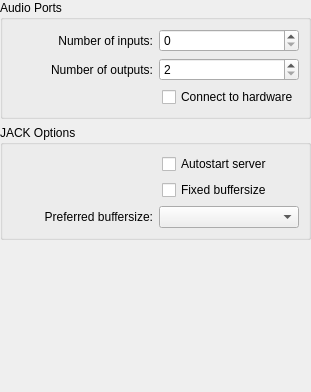
           <widget class="QWidget" name="page_wineasio">
            <layout class="QVBoxLayout" name="verticalLayout_17">
             <property name="leftMargin">
              <number>0</number>
             </property>
             <property name="topMargin">
              <number>0</number>
             </property>
             <property name="rightMargin">
              <number>0</number>
             </property>
             <property name="bottomMargin">
              <number>0</number>
             </property>
             <item>
              <widget class="QGroupBox" name="groupBox_7">
               <property name="title">
                <string>Audio Ports</string>
               </property>
               <layout class="QVBoxLayout" name="verticalLayout_22">
                <item>
                 <layout class="QHBoxLayout" name="horizontalLayout_20">
                  <item>
                   <widget class="QLabel" name="label_7">
                    <property name="toolTip">
                     <string>Number of jack ports that wineasio will try to open.
Default is 16</string>
                    </property>
                    <property name="text">
                     <string>Number of inputs:</string>
                    </property>
                    <property name="alignment">
                     <set>Qt::AlignRight|Qt::AlignTrailing|Qt::AlignVCenter</set>
                    </property>
                   </widget>
                  </item>
                  <item>
                   <widget class="QSpinBox" name="sb_wineasio_ins">
                    <property name="toolTip">
                     <string>Number of jack ports that wineasio will try to open.
Default is 16</string>
                    </property>
                    <property name="maximum">
                     <number>128</number>
                    </property>
                    <property name="singleStep">
                     <number>2</number>
                    </property>
                   </widget>
                  </item>
                 </layout>
                </item>
                <item>
                 <layout class="QHBoxLayout" name="horizontalLayout_19">
                  <item>
                   <widget class="QLabel" name="label_21">
                    <property name="toolTip">
                     <string>Number of jack ports that wineasio will try to open.
Default is 16</string>
                    </property>
                    <property name="text">
                     <string>Number of outputs:</string>
                    </property>
                    <property name="alignment">
                     <set>Qt::AlignRight|Qt::AlignTrailing|Qt::AlignVCenter</set>
                    </property>
                   </widget>
                  </item>
                  <item>
                   <widget class="QSpinBox" name="sb_wineasio_outs">
                    <property name="toolTip">
                     <string>Number of jack ports that wineasio will try to open.
Default is 16</string>
                    </property>
                    <property name="minimum">
                     <number>2</number>
                    </property>
                    <property name="maximum">
                     <number>128</number>
                    </property>
                    <property name="singleStep">
                     <number>2</number>
                    </property>
                   </widget>
                  </item>
                 </layout>
                </item>
                <item>
                 <layout class="QHBoxLayout" name="horizontalLayout_21">
                  <item>
                   <spacer name="horizontalSpacer_10">
                    <property name="orientation">
                     <enum>Qt::Horizontal</enum>
                    </property>
                    <property name="sizeType">
                     <enum>QSizePolicy::Fixed</enum>
                    </property>
                    <property name="sizeHint" stdset="0">
                     <size>
                      <width>150</width>
                      <height>20</height>
                     </size>
                    </property>
                   </spacer>
                  </item>
                  <item>
                   <widget class="QCheckBox" name="cb_wineasio_hw">
                    <property name="toolTip">
                     <string>Try to connect the asio channels to the
physical I/O ports on your hardware.
Default is on</string>
                    </property>
                    <property name="text">
                     <string>Connect to hardware</string>
                    </property>
                   </widget>
                  </item>
                 </layout>
                </item>
               </layout>
              </widget>
             </item>
             <item>
              <widget class="QGroupBox" name="groupBox_8">
               <property name="title">
                <string>JACK Options</string>
               </property>
               <layout class="QVBoxLayout" name="verticalLayout_23">
                <item>
                 <layout class="QHBoxLayout" name="horizontalLayout_22">
                  <item>
                   <spacer name="horizontalSpacer_11">
                    <property name="orientation">
                     <enum>Qt::Horizontal</enum>
                    </property>
                    <property name="sizeType">
                     <enum>QSizePolicy::Fixed</enum>
                    </property>
                    <property name="sizeHint" stdset="0">
                     <size>
                      <width>150</width>
                      <height>20</height>
                     </size>
                    </property>
                   </spacer>
                  </item>
                  <item>
                   <widget class="QCheckBox" name="cb_wineasio_autostart">
                    <property name="toolTip">
                     <string>Enable wineasio to launch the jack server.
Default is off</string>
                    </property>
                    <property name="text">
                     <string>Autostart server</string>
                    </property>
                   </widget>
                  </item>
                 </layout>
                </item>
                <item>
                 <layout class="QHBoxLayout" name="horizontalLayout_23">
                  <item>
                   <spacer name="horizontalSpacer_12">
                    <property name="orientation">
                     <enum>Qt::Horizontal</enum>
                    </property>
                    <property name="sizeType">
                     <enum>QSizePolicy::Fixed</enum>
                    </property>
                    <property name="sizeHint" stdset="0">
                     <size>
                      <width>150</width>
                      <height>20</height>
                     </size>
                    </property>
                   </spacer>
                  </item>
                  <item>
                   <widget class="QCheckBox" name="cb_wineasio_fixed_bsize">
                    <property name="toolTip">
                     <string>When on, an asio app will be able to change the jack buffer size.
Default is off</string>
                    </property>
                    <property name="text">
                     <string>Fixed buffersize</string>
                    </property>
                   </widget>
                  </item>
                 </layout>
                </item>
                <item>
                 <layout class="QHBoxLayout" name="horizontalLayout_18">
                  <item>
                   <widget class="QLabel" name="label_22">
                    <property name="text">
                     <string>Preferred buffersize:</string>
                    </property>
                    <property name="alignment">
                     <set>Qt::AlignRight|Qt::AlignTrailing|Qt::AlignVCenter</set>
                    </property>
                   </widget>
                  </item>
                  <item>
                   <widget class="QComboBox" name="cb_wineasio_bsizes"/>
                  </item>
                 </layout>
                </item>
               </layout>
              </widget>
             </item>
             <item>
              <spacer name="verticalSpacer_11">
               <property name="orientation">
                <enum>Qt::Vertical</enum>
               </property>
               <property name="sizeHint" stdset="0">
                <size>
                 <width>20</width>
                 <height>152</height>
                </size>
               </property>
              </spacer>
             </item>
            </layout>
           </widget>
